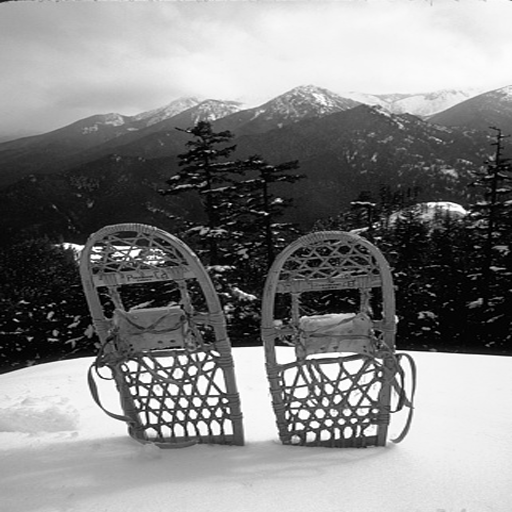
#> input picture fakebitinvestigation/sample-images/0000.bmp, 512 x 512 px
$ python demo_fakebitinvestigation.py
#> lines starting #> are read from the running program, lines starting #| are printed output that depends on the picture; after the words box and inside, x2 and y2 are one past the last pixel; in counts of white or black regions, pixels touching at a corner belong together
### fakebitinvestigation/v2.0_ibrida/embedding_fakebitinvestigation.py
"""
Capture the Mark 2026 - embedding del gruppo fakebitinvestigation (versione 2.0, IBRIDA DCT + wavelet)

Stesso schema della versione 1.0 (spread spectrum a coppie differenziali, watermark bipolare,
ampiezza additiva uniforme calibrata al WPSNR target), ma lo STESSO watermark viene inserito
in due trasformate diverse:
  1) DCT globale, banda radiale R_MIN..R_MAX (identica alla v1.0);
  2) wavelet db4 a DWT_LEVELS livelli, sottobande di dettaglio dei livelli DWT_USE
     (livello 3 ~ 0.06-0.125 cicli/pixel, livello 4 ~ 0.03-0.06: circa la stessa banda della DCT,
     ma con funzioni base localizzate nello spazio).
Le due parti hanno ampiezze relative K_DCT e K_DWT; un'unica scala viene calibrata con la
bisezione in modo da ottenere esattamente TARGET_WPSNR (codice WPSNR dei lab).

Regole rispettate (document.pdf, regolamento aggiornato):
  - firma embedding(input1, input2) -> output1
      input1 = stringa col nome/percorso dell'immagine originale (BMP 512x512 grigi)
      input2 = stringa col nome/percorso del watermark (.npy, 1024 bit 0/1)
      output1 = immagine watermarkata (numpy uint8 512x512)
  - immagini lette con OpenCV;
  - il codice non stampa nulla, non apre finestre, non scrive file;
  - il "fine-tuning" consentito dopo il 27/10 riguarda solo parametri e
    posizioni di embedding: sono tutti nelle costanti qui sotto.
"""
import os

import cv2
import numpy as np
import pywt
from scipy.fft import dctn, idctn
from scipy.signal import convolve2d

# ----------------------------------------------------------------------------
# PARAMETRI (gli unici da toccare nel fine-tuning; vanno copiati identici nella detection)
# ----------------------------------------------------------------------------
TARGET_WPSNR = 62.05   # dB: appena sopra la soglia 62 della tabella punti (5 punti)
TARGET_BY_IMAGE = {}   # target diverso per singola immagine, es. {"buildings": 58.05}: nome del file senza
                       # estensione -> dB. Vuoto = TARGET_WPSNR per tutte. Si riempie il giorno della gara
                       # (difesa_fakebitinvestigation.py), cosi' il codice riproduce esattamente le immagini caricate.
R_MIN = 32.0           # banda radiale dei coefficienti DCT (come la v1.0)
R_MAX = 128.0
N_BITS = 1024          # lunghezza del watermark assegnato
WAVELET = "db4"        # wavelet della seconda parte
DWT_LEVELS = 4         # livelli della decomposizione
DWT_USE = (3, 4)       # livelli le cui sottobande di dettaglio ospitano il watermark
K_DCT = 1.0            # ampiezza relativa della parte DCT
K_DWT = 1.0            # ampiezza relativa della parte wavelet
AMP_MIN, AMP_MAX = 0.2, 40.0   # intervallo di ricerca della scala
N_ITER = 14                    # passi di bisezione


# ----------------------------------------------------------------------------
# WPSNR: copia identica del codice fornito ai laboratori
# ----------------------------------------------------------------------------
def _csffun(u, v):
    f = np.sqrt(u**2 + v**2)
    w = 2 * np.pi * f / 60
    sigma = 2
    Sw = 1.5 * np.exp(-sigma**2 * w**2 / 2) - np.exp(-2 * sigma**2 * w**2 / 2)
    sita = np.arctan2(v, u)
    bita = 8
    f0 = 11.13
    w0 = 2 * np.pi * f0 / 60
    exp_term = np.exp(bita * (w - w0))
    Ow = (1 + exp_term * (np.cos(2 * sita))**4) / (1 + exp_term)
    return Sw * Ow


def _csfmat():
    min_f, max_f, step_f = -20, 20, 1
    freq_range = np.arange(min_f, max_f + step_f, step_f)
    u, v = np.meshgrid(freq_range, freq_range, indexing='xy')
    return _csffun(u, v)


def _get_csf_filter():
    Fmat = _csfmat()
    filter_coeffs = np.fft.ifftshift(np.fft.ifft2(np.fft.ifftshift(Fmat)))
    return np.real(filter_coeffs)


def wpsnr(image_a, image_b):
    if image_a.shape != image_b.shape:
        raise ValueError("Input images must have the same dimensions.")
    if image_a.dtype != np.float64 and image_a.dtype != np.float32:
        A = image_a.astype(np.float64) / 255.0
    else:
        A = image_a.copy()
    if image_b.dtype != np.float64 and image_b.dtype != np.float32:
        B = image_b.astype(np.float64) / 255.0
    else:
        B = image_b.copy()
    if A.max() > 1.0 or A.min() < 0.0 or B.max() > 1.0 or B.min() < 0.0:
        raise ValueError("Input image values must be in the interval [0, 1] for floats or [0, 255] for integers.")
    if np.array_equal(A, B):
        return 9999999.0
    error_image = A - B
    csf_filter = _get_csf_filter()
    weighted_error = convolve2d(error_image, csf_filter, mode='same', boundary='wrap')
    wmse = np.mean(weighted_error**2)
    if wmse == 0:
        return 9999999.0
    return 20 * np.log10(1.0 / np.sqrt(wmse))


# ----------------------------------------------------------------------------
# PARTE 1: DCT globale (identica alla v1.0)
# ----------------------------------------------------------------------------
def _dct2(x):
    return dctn(x, norm='ortho')


def _idct2(c):
    return idctn(c, norm='ortho')


def _select_pairs(coeffs):
    """N_BITS coppie (u,v),(u,v+1) [v pari] nella banda R_MIN<=r<=R_MAX con il min |coeff.| piu' grande."""
    H, W = coeffs.shape
    u = np.arange(H)[:, None]
    v = np.arange(0, W - 1, 2)[None, :]
    uu = np.broadcast_to(u, (H, v.shape[1])).ravel()
    vv = np.broadcast_to(v, (H, v.shape[1])).ravel()
    r = np.sqrt(uu**2 + (vv + 0.5)**2)
    band = (r >= R_MIN) & (r <= R_MAX)
    uu, vv = uu[band], vv[band]
    strength = np.minimum(np.abs(coeffs[uu, vv]), np.abs(coeffs[uu, vv + 1]))
    best = np.argsort(-strength, kind='stable')[:N_BITS]
    best = np.sort(best)
    return uu[best], vv[best]


# ----------------------------------------------------------------------------
# PARTE 2: wavelet db4 (stesse coppie differenziali, dentro una sottobanda)
# ----------------------------------------------------------------------------
def _dwt2(x):
    """Coefficienti DWT (ortogonale, 'periodization': vale Parseval) messi in un unico array 512x512."""
    arr, slices = pywt.coeffs_to_array(pywt.wavedec2(x, WAVELET, mode='periodization', level=DWT_LEVELS))
    return arr, slices


def _idwt2(arr, slices):
    return pywt.waverec2(pywt.array_to_coeffs(arr, slices, output_format='wavedec2'), WAVELET, mode='periodization')


def _select_pairs_dwt(arr, slices):
    """N_BITS coppie orizzontali (i,j),(i,j+1) [j pari] dentro le sottobande di dettaglio dei
    livelli DWT_USE, con il min |coeff.| piu' grande, ordinate per posizione."""
    m = np.zeros(arr.shape, bool)
    for lev in DWT_USE:
        k = DWT_LEVELS - lev + 1           # in wavedec2 l'indice 1 e' il livello piu' grossolano
        for key in ('ad', 'da', 'dd'):
            m[slices[k][key]] = True
    ii, jj = np.nonzero(m[:, :-1] & m[:, 1:])
    keep = jj % 2 == 0
    ii, jj = ii[keep], jj[keep]
    strength = np.minimum(np.abs(arr[ii, jj]), np.abs(arr[ii, jj + 1]))
    best = np.sort(np.argsort(-strength, kind='stable')[:N_BITS])
    return ii[best], jj[best]


def _pair_pattern(c, ii, jj, w):
    """Spinte ad ampiezza 1: +sgn(C1)*w sul primo coefficiente, -sgn(C2)*w sul secondo."""
    s1 = np.where(c[ii, jj] < 0, -1.0, 1.0)
    s2 = np.where(c[ii, jj + 1] < 0, -1.0, 1.0)
    P = np.zeros_like(c)
    P[ii, jj] = s1 * w
    P[ii, jj + 1] = -s2 * w
    return P


# ----------------------------------------------------------------------------
# EMBEDDING (firma imposta dal regolamento)
# ----------------------------------------------------------------------------
def embedding(input1, input2):
    original = cv2.imread(input1, cv2.IMREAD_GRAYSCALE)
    bits = np.load(input2).astype(np.float64).ravel()[:N_BITS]
    w = 2.0 * bits - 1.0                          # 0/1 -> -1/+1
    o = original.astype(np.float64)
    target = TARGET_BY_IMAGE.get(os.path.splitext(os.path.basename(input1))[0], TARGET_WPSNR)

    c = _dct2(o)
    uu, vv = _select_pairs(c)
    arr, slices = _dwt2(o)
    ii, jj = _select_pairs_dwt(arr, slices)
    # pattern del watermark nei pixel (somma delle due parti, entrambe lineari)
    pattern = K_DCT * _idct2(_pair_pattern(c, uu, vv, w)) + K_DWT * _idwt2(_pair_pattern(arr, ii, jj, w), slices)

    def marked(s):
        return np.clip(np.rint(o + s * pattern), 0, 255).astype(np.uint8)

    # Calibrazione della scala: la piu' grande che mantiene WPSNR >= TARGET_WPSNR (bisezione logaritmica).
    lo, hi = AMP_MIN, AMP_MAX
    best = marked(lo)
    for _ in range(N_ITER):
        mid = np.sqrt(lo * hi)
        candidate = marked(mid)
        if wpsnr(original, candidate) >= target:
            lo, best = mid, candidate
        else:
            hi = mid

    output1 = best
    return output1

### fakebitinvestigation/consegna/detection_fakebitinvestigation.py
"""
Capture the Mark 2026 - detection del gruppo fakebitinvestigation (versione 2.0, IBRIDA DCT + wavelet)

Detection NON-blind (p.5 del regolamento):
  input1 = percorso dell'immagine originale
  input2 = percorso dell'immagine watermarkata
  input3 = percorso dell'immagine attaccata
  output1 = 1 se il watermark e' presente nell'attaccata, 0 altrimenti
  output2 = WPSNR(watermarkata, attaccata), con il codice dei lab

Come funziona (stessa logica della v1.0, con due parti):
  1. dall'originale ricalcoliamo le 1024 coppie DCT e le 1024 coppie wavelet usate dall'embedding
     (stesse funzioni, stesse costanti: devono restare IDENTICHE a quelle dell'embedding);
  2. da un'immagine si estrae un vettore di 2048 valori: i 1024 della parte DCT seguiti dai 1024
     della parte wavelet. W_ext = estratto dalla watermarkata, W_att = estratto dall'attaccata;
     il watermark NON viene letto da file ne' scritto nel codice: viene estratto (p.5);
  3. similarita' = massimo dei coseni tra W_ext e il vettore estratto da:
     - l'attaccata;
     - l'attaccata "de-stirata" (il resize dei lab puo' restituire un'immagine allungata di 1-2 pixel);
     - l'attaccata con la pesatura spaziale 1 / (energia locale di (attaccata - originale) + EPS),
       che dipende solo da attaccata e originale (nessun bias se il nostro watermark non c'e');
  4. presente se similarita' >= TAU. La decisione dipende SOLO dalla similarita': il regolamento
     aggiornato vieta di saltare la detection o di forzare output1 in base al WPSNR (anche < 25 dB).

Regole rispettate: file unico, nessun percorso relativo, nessuno script esterno, unica
funzione "esterna" e' il WPSNR dei lab (copiato qui sotto), nessuna print, nessuna finestra.
"""
import cv2
import numpy as np
import pywt
from scipy.fft import dctn
from scipy.ndimage import uniform_filter
from scipy.signal import convolve2d

# ----------------------------------------------------------------------------
# PARAMETRI (devono coincidere con quelli di embedding_fakebitinvestigation.py)
# ----------------------------------------------------------------------------
R_MIN = 32.0
R_MAX = 128.0
N_BITS = 1024
WAVELET = "db4"
DWT_LEVELS = 4
DWT_USE = (3, 4)
TAU = 0.087                     # ROC (roc_fakebitinvestigation.py, run completa del 19/10): 0.0867 = la soglia piu' alta tra
                                # H0-R 0.0835, H0-A 0.0841, H0-B 0.0867 (FPR <= 0.1% su ciascuno), arrotondata per eccesso
SQ_WIN = 16                     # finestra (pixel) della pesatura spaziale
SQ_EPS = 0.5                    # regolarizzazione della pesatura spaziale
STRETCH = (510, 511, 513, 514)  # dimensioni intermedie del resize dei lab da compensare
C_FLOOR = 1.0                   # minimo |coefficiente| al denominatore dell'estrazione


# ----------------------------------------------------------------------------
# WPSNR: copia identica del codice fornito ai laboratori
# ----------------------------------------------------------------------------
def _csffun(u, v):
    f = np.sqrt(u**2 + v**2)
    w = 2 * np.pi * f / 60
    sigma = 2
    Sw = 1.5 * np.exp(-sigma**2 * w**2 / 2) - np.exp(-2 * sigma**2 * w**2 / 2)
    sita = np.arctan2(v, u)
    bita = 8
    f0 = 11.13
    w0 = 2 * np.pi * f0 / 60
    exp_term = np.exp(bita * (w - w0))
    Ow = (1 + exp_term * (np.cos(2 * sita))**4) / (1 + exp_term)
    return Sw * Ow


def _csfmat():
    min_f, max_f, step_f = -20, 20, 1
    freq_range = np.arange(min_f, max_f + step_f, step_f)
    u, v = np.meshgrid(freq_range, freq_range, indexing='xy')
    return _csffun(u, v)


def _get_csf_filter():
    Fmat = _csfmat()
    filter_coeffs = np.fft.ifftshift(np.fft.ifft2(np.fft.ifftshift(Fmat)))
    return np.real(filter_coeffs)


def wpsnr(image_a, image_b):
    if image_a.shape != image_b.shape:
        raise ValueError("Input images must have the same dimensions.")
    if image_a.dtype != np.float64 and image_a.dtype != np.float32:
        A = image_a.astype(np.float64) / 255.0
    else:
        A = image_a.copy()
    if image_b.dtype != np.float64 and image_b.dtype != np.float32:
        B = image_b.astype(np.float64) / 255.0
    else:
        B = image_b.copy()
    if A.max() > 1.0 or A.min() < 0.0 or B.max() > 1.0 or B.min() < 0.0:
        raise ValueError("Input image values must be in the interval [0, 1] for floats or [0, 255] for integers.")
    if np.array_equal(A, B):
        return 9999999.0
    error_image = A - B
    csf_filter = _get_csf_filter()
    weighted_error = convolve2d(error_image, csf_filter, mode='same', boundary='wrap')
    wmse = np.mean(weighted_error**2)
    if wmse == 0:
        return 9999999.0
    return 20 * np.log10(1.0 / np.sqrt(wmse))


# ----------------------------------------------------------------------------
# FUNZIONI INTERNE (selezione identica all'embedding)
# ----------------------------------------------------------------------------
def _dct2(x):
    return dctn(x, norm='ortho')


# [13 lines left out: function _select_pairs, not called in this run]


def _dwt2(x):
    arr, slices = pywt.coeffs_to_array(pywt.wavedec2(x, WAVELET, mode='periodization', level=DWT_LEVELS))
    return arr, slices


# [70 lines left out: functions _select_pairs_dwt, _pair_extract, _context, _extract, _similarity, _destretch and 1 more, not called in this run]


def _score(reference, vecs):
    """Similarita' usata per la decisione: massimo dei coseni con le varianti."""
    return max(_similarity(reference, y) for y in vecs)


# ----------------------------------------------------------------------------
# DETECTION (firma imposta dal regolamento)
# ----------------------------------------------------------------------------
# [12 lines left out: function detection, not called in this run]

### fakebitinvestigation/v2.0_ibrida/demo_fakebitinvestigation.py
"""
Capture the Mark 2026 - DEMO del gruppo fakebitinvestigation (versione 2.0 ibrida DCT + wavelet)

Mostra come si usa ogni file consegnato:
  1. embedding_fakebitinvestigation.py   embedding(originale, watermark) -> watermarkata
  2. detection_fakebitinvestigation.py   detection(originale, watermarkata, attaccata) -> (presente?, WPSNR)
  3. attacks_fakebitinvestigation.py     attacks(watermarkata, nome, parametri) -> attaccata
  4. attacchi_fakebitinvestigation.py        ricerca automatica dell'attacco piu' leggero (con --attacchi)
  5. roc_fakebitinvestigation.py         ROC e soglia tau (con --roc, versione veloce)

Uso (da v2.0_ibrida/):
  python demo_fakebitinvestigation.py [--image FILE.bmp] [--watermark FILE.npy] [--out DIR] [--attacchi] [--roc]
Default: ../sample-images/0000.bmp, ../fakebitinvestigation.npy, cartella ./demo_output
"""
import argparse
import os
import shutil
import subprocess
import sys
import time

import cv2

HERE = os.path.dirname(os.path.abspath(__file__))
sys.path.insert(0, HERE)
from embedding_fakebitinvestigation import embedding                    # noqa: E402
from detection_fakebitinvestigation import TAU, detection, wpsnr        # noqa: E402
from attacks_fakebitinvestigation import MASKS, attacks, describe       # noqa: E402

GROUP = "fakebitinvestigation"

# (catena, parametri, maschera): dai piu' leggeri ai piu' pesanti
DEMO_ATTACKS = [
    ("jpeg", [50], None),
    ("jpeg", [10], None),
    ("blur", [0.8], None),
    ("awgn", [8], None),
    ("sharp", [1, 1], None),
    ("median", [5], None),
    ("resize", [0.5], None),
    (["blur", "jpeg"], [[0.6], [15]], None),
    ("jpeg", [5], "lisce50"),
    ("awgn", [40], "lisce70"),
    ("jpeg", [2], None),            # attacco distruttivo: WPSNR < 35, non conta come riuscito
]


def main():
    ap = argparse.ArgumentParser()
    ap.add_argument("--image", default=os.path.join(HERE, "..", "sample-images", "0000.bmp"))
    ap.add_argument("--watermark", default=os.path.join(HERE, "..", "fakebitinvestigation.npy"))
    ap.add_argument("--out", default=os.path.join(HERE, "demo_output"))
    ap.add_argument("--attacchi", action="store_true", help="prova anche lo script di attacco contro la nostra detection")
    ap.add_argument("--roc", action="store_true", help="lancia anche la ROC veloce (--quick)")
    a = ap.parse_args()
    os.makedirs(a.out, exist_ok=True)
    name = os.path.splitext(os.path.basename(a.image))[0]

    # ---------------------------------------------------------------- 1. embedding
    print("=== 1. EMBEDDING ===")
    t = time.time()
    wm = embedding(a.image, a.watermark)
#> in embedding, original is the input picture: shape (512, 512); min 0, max 255, mean 131
#> (reads fakebitinvestigation/consegna/fakebitinvestigation.npy from the repository)
#> in _select_pairs, `strength = np.minimum(np.abs(coeffs[uu, vv]), np.abs(coeffs[uu, vv + 1..`: strength = 6081 values, max 602.9 at index 1991, min 0.00891 at index 863, mean 51.49
#> in _select_pairs, `best = np.argsort(-strength, kind='stable')[:N_BITS]`: best = 1024 values, max 6049 at index 346, min 0 at index 528, mean 2418.1
#> in _select_pairs, `best = np.sort(best)`: best = 1024 values from 0 to 6049
#> in embedding, `uu, vv = _select_pairs(c)`: uu = 1024 values from 0 to 125; vv = 1024 values, max 120 at index 287, min 0 at index 397, mean 42.56
#> in _dwt2, `arr, slices = pywt.coeffs_to_array(pywt.wavedec2(x, WAVELET, mode='per..`:
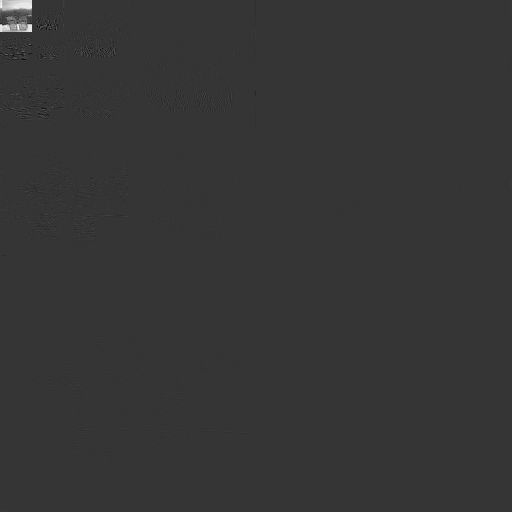
#> arr: shape (512, 512) float64; min -1159, max 4388.3, mean 8.2; drawn with min black and max white
#> in _dwt2, `arr, slices = pywt.coeffs_to_array(pywt.wavedec2(x, WAVELET, mode='per..`: slices = 5 items
#> in _select_pairs_dwt, `strength = np.minimum(np.abs(arr[ii, jj]), np.abs(arr[ii, jj + 1]))`: strength = 7680 values, max 886.4 at index 2947, min 0.00059 at index 4577, mean 30.17
#> in _select_pairs_dwt, `best = np.sort(np.argsort(-strength, kind='stable')[:N_BITS])`: best = 1024 values from 396 to 7617
#> in embedding, `ii, jj = _select_pairs_dwt(arr, slices)`: ii = 1024 values from 8 to 127; jj = 1024 values, max 124 at index 73, min 0 at index 150, mean 53.29
#> in _pair_pattern, `s1 = np.where(c[ii, jj] < 0, -1.0, 1.0)`: s1 = 1024 values, max 1 at index 1, min -1 at index 0, mean -0.0527
#> in _pair_pattern, `s2 = np.where(c[ii, jj + 1] < 0, -1.0, 1.0)`: s2 = 1024 values, max 1 at index 2, min -1 at index 0, mean -0.0137
#> in _pair_pattern, `P[ii, jj] = s1 * w`:
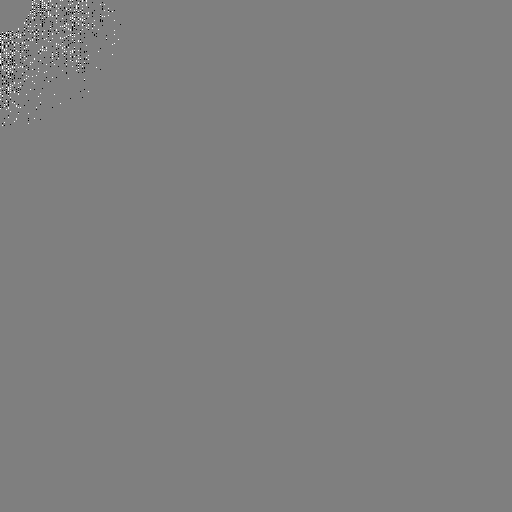
#> P: shape (512, 512) float64; min -1, max 1, mean 0.000183; drawn with min black and max white
#> in _pair_pattern, `P[ii, jj + 1] = -s2 * w`:
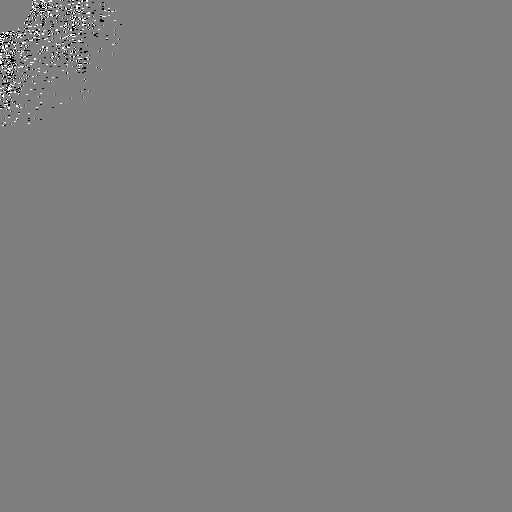
#> P: shape (512, 512) float64; 0.39% of pixels changed, all inside (x1, y1, x2, y2) = (1, 0, 122, 126); drawn with min black and max white
#> in _idct2, `return idctn(c, norm='ortho')`:
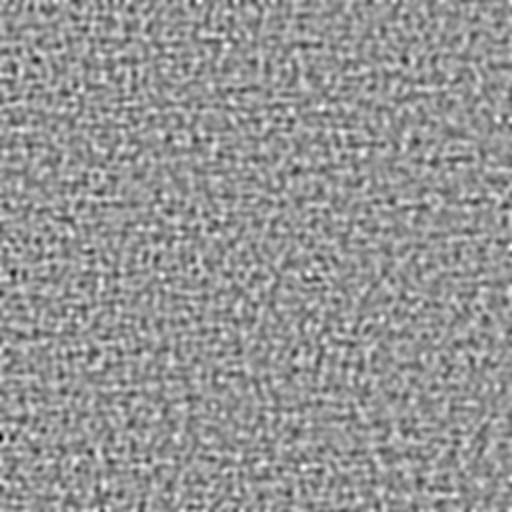
#> returned value: shape (512, 512) float64; min -0.541, max 0.38, mean -6.78e-20; drawn with min black and max white
#> in _pair_pattern (call 2), `s1 = np.where(c[ii, jj] < 0, -1.0, 1.0)`: s1 = 1024 values, max 1 at index 3, min -1 at index 0, mean 0.00195
#> in _pair_pattern (call 2), `s2 = np.where(c[ii, jj + 1] < 0, -1.0, 1.0)`: s2 = 1024 values, max 1 at index 0, min -1 at index 3, mean -0.0527
#> in _pair_pattern (call 2), `P[ii, jj + 1] = -s2 * w`:
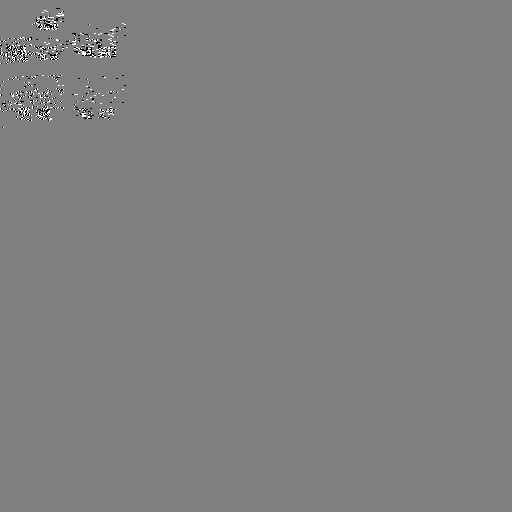
#> P: shape (512, 512) float64; min -1, max 1, mean 7.63e-05; drawn with min black and max white
#> in _idwt2, `return pywt.waverec2(pywt.array_to_coeffs(arr, slices, output_format='..`:
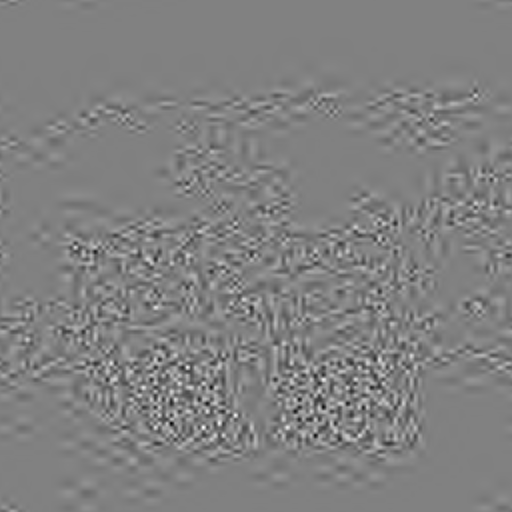
#> returned value: shape (512, 512) float64; min -0.865, max 0.845, mean -9.28e-20; drawn with min black and max white
#> (the rest of the program and of its run is left out)
